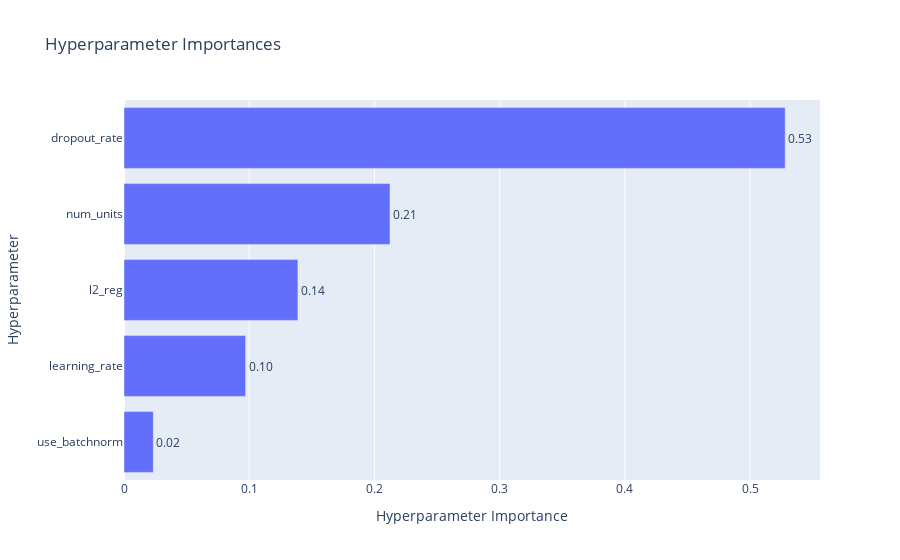

The cell this chart's notebook holds for it:
### Code cell
fig_importance = plot_param_importances(study)
fig_importance.show()

### Figure 1 — Plotly figure (JSON) as saved in the notebook; plotly's stock layout.template omitted (floating-point values rounded to 4 significant figures)
{"data": [{"cliponaxis": false, "hovertemplate": ["use_batchnorm (CategoricalDistribution): 0.023398138638768582<extra></extra>", "learning_rate (FloatDistribution): 0.09713357177002022<extra></extra>", "l2_reg (FloatDistribution): 0.13892346057028654<extra></extra>", "num_units (IntDistribution): 0.2124677681287848<extra></extra>", "dropout_rate (FloatDistribution): 0.5280770608921399<extra></extra>"], "name": "Objective Value", "orientation": "h", "text": ["0.02", "0.10", "0.14", "0.21", "0.53"], "textposition": "outside", "type": "bar", "x": [0.0234, 0.09713, 0.1389, 0.2125, 0.5281], "y": ["use_batchnorm", "learning_rate", "l2_reg", "num_units", "dropout_rate"]}], "layout": {"title": {"text": "Hyperparameter Importances"}, "xaxis": {"title": {"text": "Hyperparameter Importance"}}, "yaxis": {"title": {"text": "Hyperparameter"}}}}
